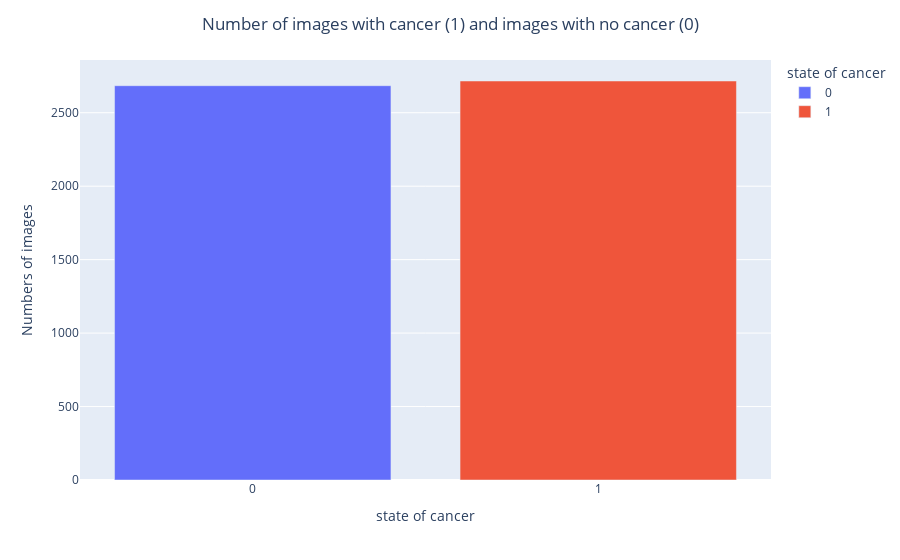

The notebook cell saved with this chart:
### Code cell
data_insight_1 = pd.DataFrame({'state of cancer' : ['0','1'],'Numbers of images' : [2684,2716]})
bar = px.bar(data_frame=data_insight_1, x = 'state of cancer', y='Numbers of images', color='state of cancer')
bar.update_layout(title_text='Number of images with cancer (1) and images with no cancer (0)', title_x=0.5)
bar.show()

### Figure 1 — Plotly figure (JSON) as saved in the notebook; plotly's stock layout.template omitted (floating-point values rounded to 4 significant figures)
{"data": [{"alignmentgroup": "True", "hovertemplate": "state of cancer=%{x}<br>Numbers of images=%{y}<extra></extra>", "legendgroup": "0", "marker": {"color": "#636efa", "pattern": {"shape": ""}}, "name": "0", "offsetgroup": "0", "orientation": "v", "showlegend": true, "textposition": "auto", "type": "bar", "x": ["0"], "xaxis": "x", "y": [2684], "yaxis": "y"}, {"alignmentgroup": "True", "hovertemplate": "state of cancer=%{x}<br>Numbers of images=%{y}<extra></extra>", "legendgroup": "1", "marker": {"color": "#EF553B", "pattern": {"shape": ""}}, "name": "1", "offsetgroup": "1", "orientation": "v", "showlegend": true, "textposition": "auto", "type": "bar", "x": ["1"], "xaxis": "x", "y": [2716], "yaxis": "y"}], "layout": {"barmode": "relative", "legend": {"title": {"text": "state of cancer"}, "tracegroupgap": 0}, "margin": {"t": 60}, "title": {"text": "Number of images with cancer (1) and images with no cancer (0)", "x": 0.5}, "xaxis": {"anchor": "y", "categoryarray": ["0", "1"], "categoryorder": "array", "domain": [0, 1], "title": {"text": "state of cancer"}}, "yaxis": {"anchor": "x", "domain": [0, 1], "title": {"text": "Numbers of images"}}}}
